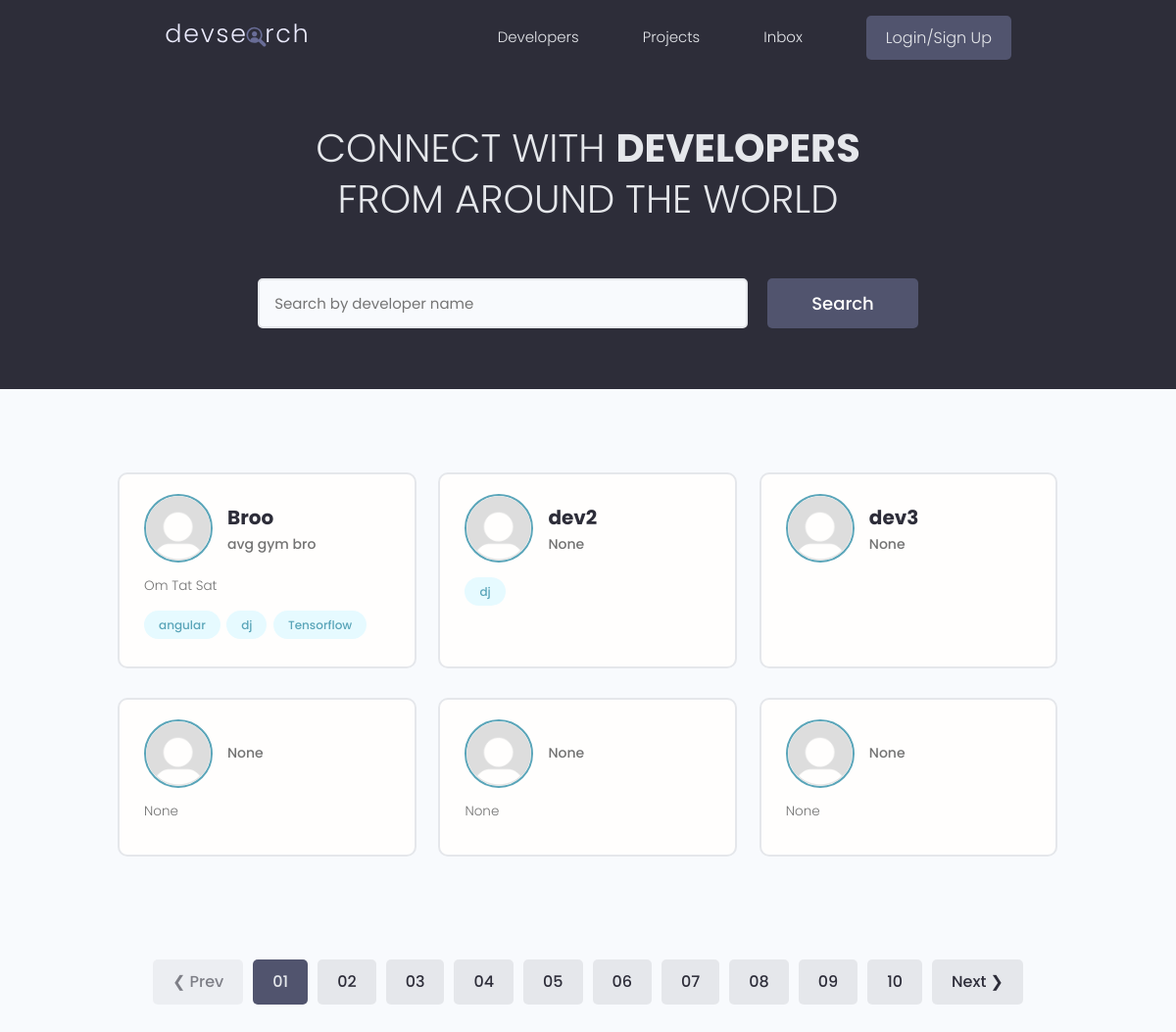
The app's page /, older data.
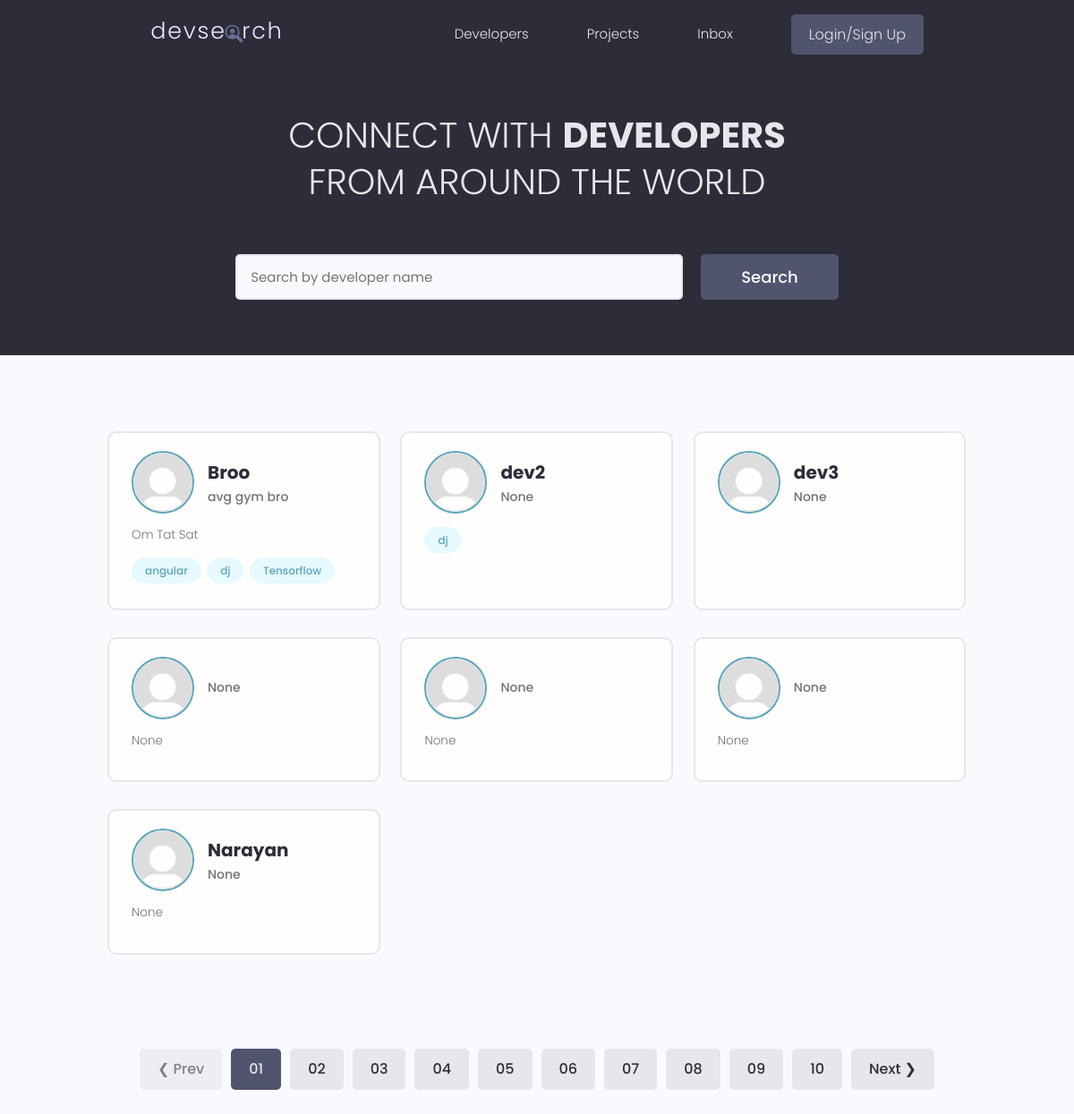
The same page, newer data.
### users/models.py (models this page shows, shortened)
class Profile(models.Model):
    user = models.OneToOneField(User, on_delete = models.CASCADE, null = True, blank = True)
    name = models.CharField(max_length = 200, blank = True, null = True)
    username = models.CharField(max_length=200, blank = True, null = True)
    location = models.CharField(max_length=200, blank = True, null = True)
    email = models.EmailField(max_length = 500, blank = True, null = True)
    short_intro = models.CharField(max_length = 200, blank = True, null = True)
    bio = models.TextField(blank = True, null = True)
    profile_image = models.ImageField(null = True, blank = True, upload_to = 'profiles/', default="profiles/default.png")
    social_github = models.CharField(max_length = 200, blank=True, null = True)
    social_twitter = models.CharField(max_length = 200, blank=True, null = True)
    social_linkedin = models.CharField(max_length = 200, blank=True, null = True)
    social_youtube = models.CharField(max_length = 200, blank=True, null = True)
    social_website = models.CharField(max_length = 200, blank=True, null = True)
    created = models.DateTimeField(auto_now_add=True)
    id = models.UUIDField(default = uuid.uuid4, primary_key=True, unique=True, editable=False)

class Skill(models.Model):
    owner = models.ForeignKey(Profile, on_delete=models.CASCADE, null = True, blank = True)
    name = models.CharField(max_length=200, blank= True, null = True)
    description = models.TextField(null = True, blank = True)
    created = models.DateTimeField(auto_now_add=True)
    id = models.UUIDField(default=uuid.uuid4, unique=True,primary_key=True, editable=False)

### users/views.py (the view)
# urls.py: path('', views.profiles, name = 'profiles'),
def profiles(request):
    profiles = Profile.objects.all()
    return render(request, 'users/profiles.html', {'profiles':profiles})

### users/templates/users/profiles.html (shortened to what this page needs)
{% extends 'main.html' %}
{% block content %}
<main class="home">
    <section class="hero-section text-center">
      <div class="container container--narrow">
        <div class="hero-section__box">
          <h2>CONNECT WITH <span>DEVELOPERS</span></h2>
          <h2>FROM AROUND THE WORLD</h2>
        </div>
        <div class="hero-section__search">
          <form class="form" action="#" method="get">
            <div class="form__field">
              <input class="input input--text" id="formInput#search" type="text" name="text"
                placeholder="Search by developer name" />
            </div>
            <input class="btn btn--sub btn--lg" type="submit" value="Search" />
          </form>
        </div>
      </div>
    </section>
    <section class="devlist">
      <div class="container">
        <div class="grid grid--three">
            {% for profile in  profiles%}
          <div class="column card">
            <div class="dev">
              <a href="{% url 'profile' profile.id %}" class="card__body">
                <div class="dev__profile">
                  <img class="avatar avatar--md" src="{{profile.profile_image.url}}" alt="image" />
                  <div class="dev__meta">
                    <h3>{{profile.name}}</h3>
                    <h5>{{profile.short_intro|slice:"60"}}</h5>
                  </div>
                </div>
                <p class="dev__info">
                  {{profile.bio| slice:"150"}}
                </p>
                <div class="dev__skills">
                 {% for skill in  profile.skill_set.all|slice:"5"%}
                  <span class="tag tag--pill tag--main">
                    <small>{{skill.name}}</small>
                  </span>
                  {% endfor %}
                </div>
              </a>
            </div>
          </div>
          {% endfor %}
        </div>
      </div>
    </section>
    <div class="pagination">
      <ul class="container">
        <li><a href="#" class="btn btn--disabled">&#10094; Prev</a></li>
        <li><a href="#" class="btn btn--sub">01</a></li>
        <li><a href="#" class="btn">02</a></li>
        <li><a href="#" class="btn">03</a></li>
        <li><a href="#" class="btn">04</a></li>
        <li><a href="#" class="btn">05</a></li>
        <li><a href="#" class="btn">06</a></li>
        <li><a href="#" class="btn">07</a></li>
        <li><a href="#" class="btn">08</a></li>
        <li><a href="#" class="btn">09</a></li>
        <li><a href="#" class="btn">10</a></li>
        <li><a href="#" class="btn">Next &#10095;</a></li>
      </ul>
    </div>
  </main>
{% endblock content %}

### templates/main.html (shortened to what this page needs)
<!DOCTYPE html>
{% load static %}
<html lang="en">
<head>
  <link rel="stylesheet" href="https://cdnjs.cloudflare.com/ajax/libs/font-awesome/6.4.0/css/all.min.css" />
  <link rel="stylesheet" href="{% static 'uikit/styles/uikit.css' %}" />
  <link rel="stylesheet" href="{% static 'styles/app.css' %}"/>
</head>
<body>
    {% include 'navbar.html' %}
    {% block content %}
    {% endblock content %}
</body>
</html>

### templates/navbar.html (shortened to what this page needs)
{% load static %}
<header class="header">
    <div class="container container--narrow">
      <a href="{% url 'profiles' %}" class="header__logo">
        <img src="{% static 'images/logo.svg' %}" alt="DevSearch Logo" />
      </a>
      <nav class="header__nav">
        <ul class="header__menu">
          <li class="header__menuItem"><a href="{% url 'profiles' %}">Developers</a></li>
          <li class="header__menuItem"><a href="{% url 'projects' %}">Projects</a></li>
          <li class="header__menuItem"><a href="">Inbox</a></li>
          {% if request.user.is_authenticated %}
          <li class="header__menuItem"><a href="{% url 'create-project' %}">Add Project</a></li>
          <li class="header__menuItem"><a href="{% url 'logout' %}" class="btn btn--sub">Logout</a></li>
          {% else %}<li class="header__menuItem"><a href="{% url 'login' %}" class="btn btn--sub">Login/Sign Up</a></li>
          {% endif %}
        </ul>
      </nav>
    </div>
  </header>

### static/styles/app.css (style rules this page uses)
:root { --color-sub: #2d2d39; }
.btn--sub { background-color: var(--color-sub-light); }
.card { border: 2px solid var(--color-light); }
img { width: 100%; }
.header { position: sticky; z-index: 111; background-color: var(--color-sub); padding: 1.5rem 0; }
.header > .container { display: flex; justify-content: space-between; align-items: center; }
.header__logo > img { height: 3.8rem; }
.header__nav > ul { display: inline-flex; align-items: center; list-style: none; gap: 6.5rem; }
.header__menuItem > a { color: var(--color-light); font-weight: 300; }
.hero-section { height: 40vh; display: flex; align-items: center; background-color: var(--color-sub); }
.hero-section__box { margin-bottom: 4rem; }
.hero-section__box > h2, .hero-section__box > h2 > span { font-size: 4rem; color: var(--color-light); line-height: 1.3; text-transform: uppercase; }
.hero-section__box > h2 { font-weight: 300; }
.hero-section__box > h2 > span { font-weight: 700; }
.hero-section__search > .form { display: flex; align-items: center; justify-content: center; gap: 2rem; }
.hero-section__search > .form input.input--text { width: 50rem; }
.devlist { margin-top: 8rem; }
.devlist .grid { align-items: stretch; }
.devlist .dev .dev__profile { display: flex; align-items: center; gap: 1.5rem; }
.devlist .dev .dev__meta h3 { color: var(--color-sub); font-size: 2rem; font-weight: 700; }
.devlist .dev .dev__meta h5 { color: var(--color-text); font-size: 1.4rem; font-weight: 500; }
.devlist .dev .dev__info { margin: 1.5rem 0; font-size: 1.35rem; line-height: 1.4; text-align: justify; }
.pagination { margin-top: 8rem; margin-bottom: 10rem; }
.pagination > ul { flex-wrap: wrap; list-style: none; display: flex; align-items: center; justify-content: center; gap: 1rem; }
.pagination .btn { color: var(--color-sub); }
.pagination .btn.btn--sub { color: var(--color-light); }

### static/uikit/styles/modules/_variables.css (style rules this page uses)
:root { --color-main: #5aa5b9; --color-main-light: #e6faff; --color-sub: #3f4156; --color-sub-light: #51546e; --color-sub-lighter: #ededfd; --color-text: #737373; --color-gray: #8b8b8b; --color-light: #e5e7eb; --color-light-gray: #767676; --color-bg: #f8fafd; --color-white: #fffefd; --color-white-light: #f3f3f3; --color-success: #359e64; --color-success-bg: #def8e8; --color-error: #fc4b0b; --color-error-bg: #fff2ee; --font-base: 'Poppins', arial, helvetica, 'Segoe UI', roboto, ubuntu, sans-serif; --font-monospace: 'Fira Code', 'Courier New', courier, monospace; --font-regular: 300; --font-medium: 500; --font-bold: 700; --generic-shadow: 1px 1px 5px #00000010; --generic-transition: all 0.3s ease-in-out; }

### static/uikit/styles/modules/_base.css (style rules this page uses)
* { margin: 0; padding: 0; box-sizing: border-box; text-rendering: optimizeLegibility; color: inherit; font-size: inherit; }
html { font-size: 50%; }
@media only screen and (min-width: 480px) { html { font-size: 56.25%; } }
@media only screen and (min-width: 1200px) { html { font-size: 62.5%; } }
body { line-height: 1.6; font-weight: 400; font-size: 1.5rem; color: var(--color-text); background-color: var(--color-bg); min-height: 100vh; }

### static/uikit/styles/modules/_typography.css (style rules this page uses)
* { font-family: var(--font-base); }
h2 { font-size: 3.6rem; font-weight: var(--font-bold); }
h3 { font-size: 3.2rem; font-weight: var(--font-medium); }
h5 { font-size: 2.4rem; font-weight: var(--font-medium); }
h5, h6 { font-weight: var(--font-regular); }
p, span, strong { font-size: 1.6rem; color: var(--color-text); font-weight: var(--font-regular); }
a { padding-bottom: 2px; text-decoration: none; display: inline-block; color: var(--color-main); font-weight: var(--font-medium); }

### static/uikit/styles/modules/_utilities.css (style rules this page uses)
.container { width: 92%; max-width: 165rem; margin: 0 auto; box-sizing: border-box; }
.container--narrow { width: 92%; max-width: 120rem; }
@media screen and (min-width: 1000px) { .container { width: 90%; } }
@media screen and (min-width: 1000px) { .container--narrow { width: 85%; } }
@media screen and (min-width: 1200px) { .container { width: 80%; } }
@media screen and (min-width: 1200px) { .container--narrow { width: 72%; } }
.text-center { text-align: center; }

### static/uikit/styles/modules/_avatar.css (style rules this page uses)
.avatar { border-radius: 50%; border: 2px solid var(--color-main); object-fit: cover; }
.avatar--md { height: 7rem; width: 7rem; }

### static/uikit/styles/modules/_card.css (style rules this page uses)
.card { border-radius: 1rem; background-color: var(--color-white); border: 1.5px solid var(--color-light); width: auto; height: auto; margin-top: 0.5rem; margin-bottom: 0.5rem; overflow: hidden; }
.card__body, .card__header { padding: 2rem 2.5rem; }

Row changes from the older to the newer data that the page shows:
added Profile: profile_image (placeholder picture), name "Narayan", short_intro "None", bio "None"
